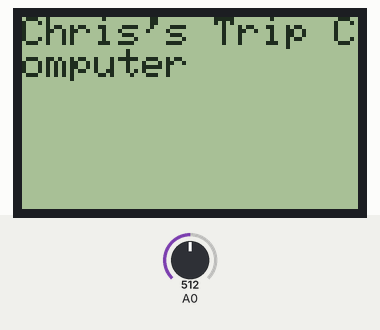
Recording of a sketch running on a simulated Arduino Uno, built with avr-gcc and run on an emulated ATmega328P. Shown: 84×48 one-colour display. The test bench sets the inputs (shaded band); at power-on: A0 = 512. What the sketch prints to the serial monitor is not drawn.

Above: at 3.2 s.
3.3 s: A0 set to 428
4.8 s: A0 set to 393
At 5.4 s:
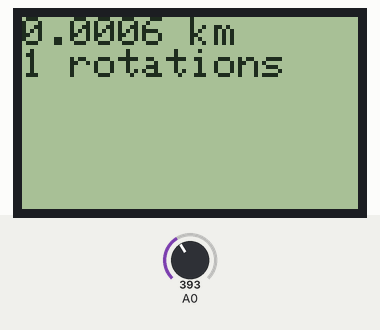
Timing chart, 0 to 6.0 s (numbered marks = the images above; inputs shaded):
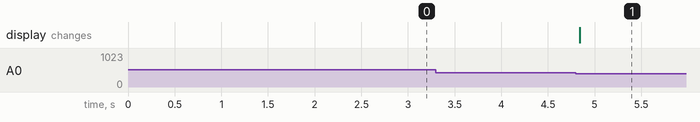

Measured:
- the behaviour switches between 410 and 409 on A0 (found by bisection; images 0 and 1)
- after the input at 4.8 s, the display: changes at once (image 1)

The sketch:

Arduino.ino
```cpp
#include <PCD8544.h>
PCD8544 lcd;

float wheelDiam = 0.000622;
bool sensorFound = false;
float totalMileage = 0;
long rotations = 0;
const int buttonPin = 2;
const int ledPin =  13;
const int timeSinceStartSeconds = 0;

// the setup routine runs once when you press reset:
void setup() {
  // initialize serial communication at 9600 bits per second:
  Serial.begin(38400);
  lcd.begin(84, 48);
  lcd.clear();
  lcd.setCursor(0, 0);
  lcd.print("Chris's Trip Computer");
  delay(2000);
}

// the loop routine runs over and over again forever:
void loop() {
  // read the input on analog pin 0:
  int sensorValue = analogRead(A0);
  // Convert the analog reading (which goes from 0 - 1023) to a voltage (0 - 5V):
  float voltage = sensorValue * (5.0 / 1023.0);
  // print out the value you read:
  Serial.println(voltage);
  updateMileage(voltage);
}

void updateMileage(float voltage) {
  // Check if the sensor was previously found and if the current voltage is >0.5 and < 2 i.e. sensed
  if((voltage >= 0.5 && voltage < 2) && sensorFound == false) {
    // A single rotation has taken place since the last rotation
    sensorFound = true;
    totalMileage += wheelDiam;
    rotations++;
    char str[6];
    Serial.print(dtostrf(totalMileage, 5, 4, str));
    Serial.print(" km ");
    Serial.print(rotations);
    Serial.println(" rotations");
    lcd.clear();
    lcd.setCursor(0, 0);
    lcd.print(dtostrf(totalMileage, 5, 4, str));
    lcd.print(" km");
    lcd.setCursor(0, 1);
    lcd.print(rotations);
    lcd.print(" rotations");
  }

  if (voltage < 0.5) {
    // If voltage < 0.5 then the sensor isn't present and therefore no rotations
    // have taken place since the last time it was checked and therefore no maths is required
    sensorFound = false;
  }
}
```
